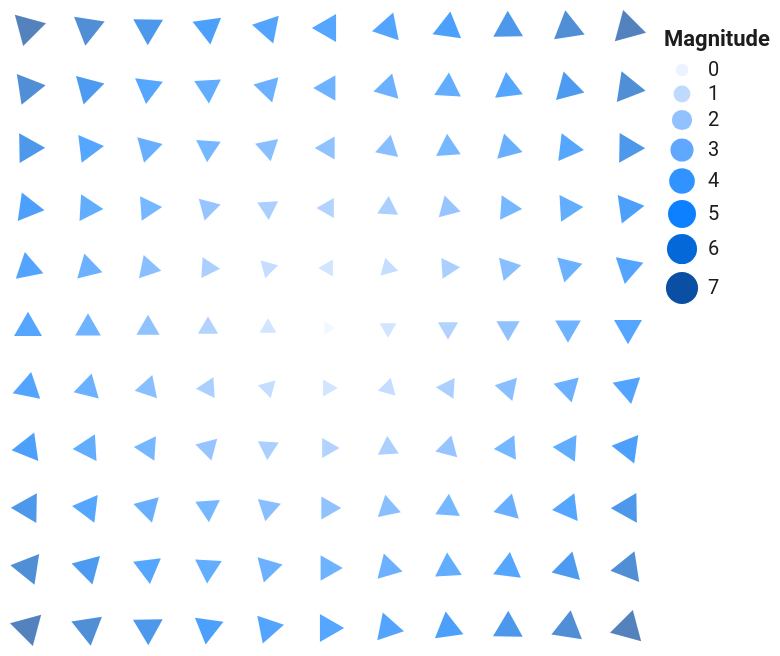

Describe this chart as a Vega-Lite specification.
### Vega-Lite specification from a JSON file in a GitHub repository (floating-point values rounded to 4 significant figures)
{"$schema": "https://vega.github.io/schema/vega-lite/v5.json", "width": 300, "height": 300, "config": {"background": "#FFFFFF", "font": "Roboto, Roboto Serif, Roboto Mono, system-ui, sans-serif", "view": {"stroke": null, "cornerRadius": 10}, "axis": {"domain": true, "domainColor": "#1D1D1F", "labelColor": "#1D1D1F", "titleColor": "#1D1D1F", "grid": false, "ticks": false, "labelFont": "Roboto Mono", "titleFont": "Roboto"}, "axisTop": {"domain": false, "domainColor": null, "labels": false, "ticks": false, "title": null}, "axisRight": {"domain": false, "domainColor": null, "labels": false, "ticks": false, "title": null}, "legend": {"titleFont": "Roboto", "labelFont": "Roboto", "labelColor": "#1D1D1F", "titleColor": "#1D1D1F"}, "title": {"font": "Roboto", "fontSize": 14, "color": "#1D1D1F", "subtitleFont": "Roboto", "subtitleColor": "#1D1D1F"}, "range": {"category": ["#FF3B30", "#FF9500", "#FFCC00", "#28CD41", "#79DBDC", "#007AFF", "#AF52DE", "#FF2D55"]}, "bar": {"cornerRadiusEnd": 4}, "line": {"strokeWidth": 2}, "point": {"filled": true, "size": 40}}, "data": {"values": [{"x": -5, "y": -5, "angle": 45.0, "mag": 7.07}, {"x": -5, "y": -4, "angle": 38.7, "mag": 6.4}, {"x": -5, "y": -3, "angle": 31.0, "mag": 5.83}, {"x": -5, "y": -2, "angle": 21.8, "mag": 5.39}, {"x": -5, "y": -1, "angle": 11.3, "mag": 5.1}, {"x": -5, "y": 0, "angle": 0.0, "mag": 5.0}, {"x": -5, "y": 1, "angle": 348.7, "mag": 5.1}, {"x": -5, "y": 2, "angle": 338.2, "mag": 5.39}, {"x": -5, "y": 3, "angle": 329.0, "mag": 5.83}, {"x": -5, "y": 4, "angle": 321.3, "mag": 6.4}, {"x": -5, "y": 5, "angle": 315.0, "mag": 7.07}, {"x": -4, "y": -5, "angle": 51.3, "mag": 6.4}, {"x": -4, "y": -4, "angle": 45.0, "mag": 5.66}, {"x": -4, "y": -3, "angle": 36.9, "mag": 5.0}, {"x": -4, "y": -2, "angle": 26.6, "mag": 4.47}, {"x": -4, "y": -1, "angle": 14.0, "mag": 4.12}, {"x": -4, "y": 0, "angle": 0.0, "mag": 4.0}, {"x": -4, "y": 1, "angle": 346.0, "mag": 4.12}, {"x": -4, "y": 2, "angle": 333.4, "mag": 4.47}, {"x": -4, "y": 3, "angle": 323.1, "mag": 5.0}, {"x": -4, "y": 4, "angle": 315.0, "mag": 5.66}, {"x": -4, "y": 5, "angle": 308.7, "mag": 6.4}, {"x": -3, "y": -5, "angle": 59.0, "mag": 5.83}, {"x": -3, "y": -4, "angle": 53.1, "mag": 5.0}, {"x": -3, "y": -3, "angle": 45.0, "mag": 4.24}, {"x": -3, "y": -2, "angle": 33.7, "mag": 3.61}, {"x": -3, "y": -1, "angle": 18.4, "mag": 3.16}, {"x": -3, "y": 0, "angle": 0.0, "mag": 3.0}, {"x": -3, "y": 1, "angle": 341.6, "mag": 3.16}, {"x": -3, "y": 2, "angle": 326.3, "mag": 3.61}, {"x": -3, "y": 3, "angle": 315.0, "mag": 4.24}, {"x": -3, "y": 4, "angle": 306.9, "mag": 5.0}, {"x": -3, "y": 5, "angle": 301.0, "mag": 5.83}, {"x": -2, "y": -5, "angle": 68.2, "mag": 5.39}, {"x": -2, "y": -4, "angle": 63.4, "mag": 4.47}, {"x": -2, "y": -3, "angle": 56.3, "mag": 3.61}, {"x": -2, "y": -2, "angle": 45.0, "mag": 2.83}, {"x": -2, "y": -1, "angle": 26.6, "mag": 2.24}, {"x": -2, "y": 0, "angle": 0.0, "mag": 2.0}, {"x": -2, "y": 1, "angle": 333.4, "mag": 2.24}, {"x": -2, "y": 2, "angle": 315.0, "mag": 2.83}, {"x": -2, "y": 3, "angle": 303.7, "mag": 3.61}, {"x": -2, "y": 4, "angle": 296.6, "mag": 4.47}, {"x": -2, "y": 5, "angle": 291.8, "mag": 5.39}, {"x": -1, "y": -5, "angle": 78.7, "mag": 5.1}, {"x": -1, "y": -4, "angle": 76.0, "mag": 4.12}, {"x": -1, "y": -3, "angle": 71.6, "mag": 3.16}, {"x": -1, "y": -2, "angle": 63.4, "mag": 2.24}, {"x": -1, "y": -1, "angle": 45.0, "mag": 1.41}, {"x": -1, "y": 0, "angle": 0.0, "mag": 1.0}, {"x": -1, "y": 1, "angle": 315.0, "mag": 1.41}, {"x": -1, "y": 2, "angle": 296.6, "mag": 2.24}, {"x": -1, "y": 3, "angle": 288.4, "mag": 3.16}, {"x": -1, "y": 4, "angle": 284.0, "mag": 4.12}, {"x": -1, "y": 5, "angle": 281.3, "mag": 5.1}, {"x": 0, "y": -5, "angle": 90.0, "mag": 5.0}, {"x": 0, "y": -4, "angle": 90.0, "mag": 4.0}, {"x": 0, "y": -3, "angle": 90.0, "mag": 3.0}, {"x": 0, "y": -2, "angle": 90.0, "mag": 2.0}, {"x": 0, "y": -1, "angle": 90.0, "mag": 1.0}, {"x": 0, "y": 0, "angle": 90.0, "mag": 0.0}, {"x": 0, "y": 1, "angle": 270.0, "mag": 1.0}, {"x": 0, "y": 2, "angle": 270.0, "mag": 2.0}, {"x": 0, "y": 3, "angle": 270.0, "mag": 3.0}, {"x": 0, "y": 4, "angle": 270.0, "mag": 4.0}, {"x": 0, "y": 5, "angle": 270.0, "mag": 5.0}, {"x": 1, "y": -5, "angle": 101.3, "mag": 5.1}, {"x": 1, "y": -4, "angle": 104.0, "mag": 4.12}, {"x": 1, "y": -3, "angle": 108.4, "mag": 3.16}, {"x": 1, "y": -2, "angle": 116.6, "mag": 2.24}, {"x": 1, "y": -1, "angle": 135.0, "mag": 1.41}, {"x": 1, "y": 0, "angle": 180.0, "mag": 1.0}, {"x": 1, "y": 1, "angle": 225.0, "mag": 1.41}, {"x": 1, "y": 2, "angle": 243.4, "mag": 2.24}, {"x": 1, "y": 3, "angle": 251.6, "mag": 3.16}, {"x": 1, "y": 4, "angle": 256.0, "mag": 4.12}, {"x": 1, "y": 5, "angle": 258.7, "mag": 5.1}, {"x": 2, "y": -5, "angle": 111.8, "mag": 5.39}, {"x": 2, "y": -4, "angle": 116.6, "mag": 4.47}, {"x": 2, "y": -3, "angle": 123.7, "mag": 3.61}, {"x": 2, "y": -2, "angle": 135.0, "mag": 2.83}, {"x": 2, "y": -1, "angle": 153.4, "mag": 2.24}, {"x": 2, "y": 0, "angle": 180.0, "mag": 2.0}, {"x": 2, "y": 1, "angle": 206.6, "mag": 2.24}, {"x": 2, "y": 2, "angle": 225.0, "mag": 2.83}, {"x": 2, "y": 3, "angle": 236.3, "mag": 3.61}, {"x": 2, "y": 4, "angle": 243.4, "mag": 4.47}, {"x": 2, "y": 5, "angle": 248.2, "mag": 5.39}, {"x": 3, "y": -5, "angle": 121.0, "mag": 5.83}, {"x": 3, "y": -4, "angle": 126.9, "mag": 5.0}, {"x": 3, "y": -3, "angle": 135.0, "mag": 4.24}, {"x": 3, "y": -2, "angle": 146.3, "mag": 3.61}, {"x": 3, "y": -1, "angle": 161.6, "mag": 3.16}, {"x": 3, "y": 0, "angle": 180.0, "mag": 3.0}, {"x": 3, "y": 1, "angle": 198.4, "mag": 3.16}, {"x": 3, "y": 2, "angle": 213.7, "mag": 3.61}, {"x": 3, "y": 3, "angle": 225.0, "mag": 4.24}, {"x": 3, "y": 4, "angle": 233.1, "mag": 5.0}, {"x": 3, "y": 5, "angle": 239.0, "mag": 5.83}, {"x": 4, "y": -5, "angle": 128.7, "mag": 6.4}, {"x": 4, "y": -4, "angle": 135.0, "mag": 5.66}, {"x": 4, "y": -3, "angle": 143.1, "mag": 5.0}, {"x": 4, "y": -2, "angle": 153.4, "mag": 4.47}, {"x": 4, "y": -1, "angle": 166.0, "mag": 4.12}, {"x": 4, "y": 0, "angle": 180.0, "mag": 4.0}, {"x": 4, "y": 1, "angle": 194.0, "mag": 4.12}, {"x": 4, "y": 2, "angle": 206.6, "mag": 4.47}, {"x": 4, "y": 3, "angle": 216.9, "mag": 5.0}, {"x": 4, "y": 4, "angle": 225.0, "mag": 5.66}, {"x": 4, "y": 5, "angle": 231.3, "mag": 6.4}, {"x": 5, "y": -5, "angle": 135.0, "mag": 7.07}, {"x": 5, "y": -4, "angle": 141.3, "mag": 6.4}, {"x": 5, "y": -3, "angle": 149.0, "mag": 5.83}, {"x": 5, "y": -2, "angle": 158.2, "mag": 5.39}, {"x": 5, "y": -1, "angle": 168.7, "mag": 5.1}, {"x": 5, "y": 0, "angle": 180.0, "mag": 5.0}, {"x": 5, "y": 1, "angle": 191.3, "mag": 5.1}, {"x": 5, "y": 2, "angle": 201.8, "mag": 5.39}, {"x": 5, "y": 3, "angle": 211.0, "mag": 5.83}, {"x": 5, "y": 4, "angle": 218.7, "mag": 6.4}, {"x": 5, "y": 5, "angle": 225.0, "mag": 7.07}]}, "mark": {"type": "point", "shape": "triangle", "filled": true, "size": 150}, "encoding": {"x": {"field": "x", "type": "quantitative", "axis": null}, "y": {"field": "y", "type": "quantitative", "axis": null}, "angle": {"field": "angle", "type": "quantitative", "scale": {"domain": [0, 360], "range": [0, 360]}, "legend": null}, "color": {"field": "mag", "type": "quantitative", "scale": {"range": ["#EAF3FF", "#9CC7FF", "#3E9BFF", "#007AFF", "#0A4DA0"]}, "legend": {"title": "Magnitude"}}, "size": {"field": "mag", "type": "quantitative", "legend": null, "scale": {"range": [40, 260]}}}}
